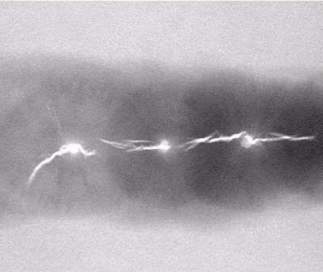
#> input picture pseudocolor-image-processing/intensityslicing/X-ray.png, 323 x 272 px
$ python text.py
#> lines starting #> are read from the running program, lines starting #| are printed output that depends on the picture
import cv2
import numpy as np

filename = 'X-ray.png'

img = cv2.imread(filename, cv2.IMREAD_GRAYSCALE)
#> img: shape (272, 323); min 39, max 253, mean 168.2
original_img = img.copy()

r, c = img.shape
#> r = 272; c = 323
R = np.zeros((r, c), dtype=np.uint8)
G = np.zeros((r, c), dtype=np.uint8)
B = np.zeros((r, c), dtype=np.uint8)

# Số lượng slice mong muốn
nos = 2

# Chỉnh thông số theo ý muốn
# Tùy chỉnh khoảng độ sáng
interval = np.array([
    [0, 200],
    [200, 255],
]
)

# Tùy chỉnh màu sắc
color = np.array([
    [255, 0, 0],
    [0, 0, 0],
]
)

# Gán pseudo-màu dựa trên các giá trị độ sáng của ảnh mức xám
for s in range(nos):
    LL, UL = map(int, interval[s, :])
    red, green, blue = color[s, :]

    for i in range(r):
        for j in range(c):
            if LL <= img[i, j] <= UL:
                R[i, j] = red
                G[i, j] = green
                B[i, j] = blue

# Hợp nhất kênh màu
imgc = cv2.merge((R, G, B))

# HIển thị hình ảnh
cv2.imshow('Original image', original_img)
cv2.imshow('Pseudo Color Image', imgc)
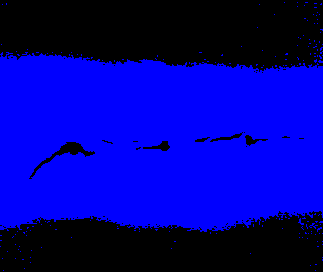
#> window 'Pseudo Color Image': shape (272, 323, 3); mean B, G, R 149.2, 0, 0
cv2.waitKey(0)
cv2.destroyAllWindows()
